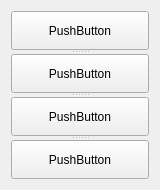
<?xml version="1.0" encoding="UTF-8"?>
<ui version="4.0">
 <class>Widget</class>
 <widget class="QWidget" name="Widget">
  <property name="geometry">
   <rect>
    <x>0</x>
    <y>0</y>
    <width>160</width>
    <height>190</height>
   </rect>
  </property>
  <property name="windowTitle">
   <string>Widget</string>
  </property>
  <layout class="QVBoxLayout" name="verticalLayout">
   <item>
    <widget class="QSplitter" name="splitter">
     <property name="orientation">
      <enum>Qt::Vertical</enum>
     </property>
     <widget class="QPushButton" name="pushButton">
      <property name="text">
       <string>PushButton</string>
      </property>
     </widget>
     <widget class="QPushButton" name="pushButton_2">
      <property name="text">
       <string>PushButton</string>
      </property>
     </widget>
     <widget class="QPushButton" name="pushButton_3">
      <property name="text">
       <string>PushButton</string>
      </property>
     </widget>
     <widget class="QPushButton" name="pushButton_4">
      <property name="text">
       <string>PushButton</string>
      </property>
     </widget>
    </widget>
   </item>
  </layout>
 </widget>
 <resources/>
 <connections/>
</ui>
